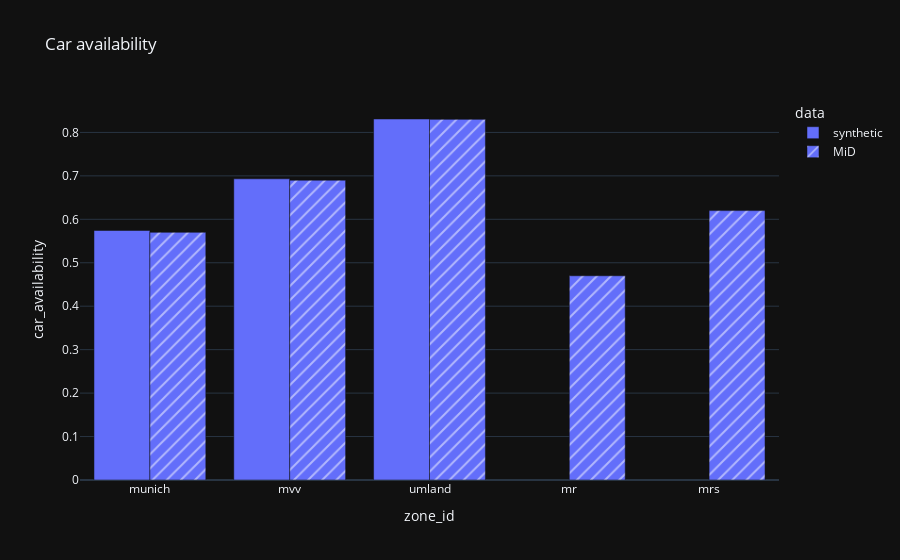

Notebook source saved alongside this figure:
### Markdown cell above
### Car availability (Figure 8)

### Code cell
df = home_zones(df_persons[["household_id", "car_availability"]], ["mvv", "munich", "umland"])
df["car_availability"] = df["car_availability"] == "all"
df = df.groupby("zone_id")["car_availability"].mean().reset_index().assign(data = "synthetic")

df = pd.concat([df, pd.DataFrame.from_records([
    { "zone_id": "mvv", "car_availability": 0.69, "data": "MiD" },
    { "zone_id": "munich", "car_availability": 0.57, "data": "MiD" },
    { "zone_id": "umland", "car_availability": 0.83, "data": "MiD" },
    { "zone_id": "mr", "car_availability": 0.47, "data": "MiD" },
    { "zone_id": "mrs", "car_availability": 0.62, "data": "MiD" },

])])

px.bar(
    df, x = "zone_id", y = "car_availability", pattern_shape = "data", barmode = "group",
    title = "Car availability"
)

### Figure 1 — Plotly figure (JSON) as saved in the notebook; plotly's stock layout.template omitted (floating-point values rounded to 4 significant figures)
{"data": [{"alignmentgroup": "True", "hovertemplate": "data=synthetic<br>zone_id=%{x}<br>car_availability=%{y}<extra></extra>", "legendgroup": "synthetic", "marker": {"color": "#636efa", "pattern": {"shape": ""}}, "name": "synthetic", "offsetgroup": "synthetic", "orientation": "v", "showlegend": true, "textposition": "auto", "type": "bar", "x": ["munich", "mvv", "umland"], "xaxis": "x", "y": [0.5743, 0.6932, 0.8309], "yaxis": "y"}, {"alignmentgroup": "True", "hovertemplate": "data=MiD<br>zone_id=%{x}<br>car_availability=%{y}<extra></extra>", "legendgroup": "MiD", "marker": {"color": "#636efa", "pattern": {"shape": "/"}}, "name": "MiD", "offsetgroup": "MiD", "orientation": "v", "showlegend": true, "textposition": "auto", "type": "bar", "x": ["mvv", "munich", "umland", "mr", "mrs"], "xaxis": "x", "y": [0.69, 0.57, 0.83, 0.47, 0.62], "yaxis": "y"}], "layout": {"barmode": "group", "legend": {"title": {"text": "data"}, "tracegroupgap": 0}, "title": {"text": "Car availability"}, "xaxis": {"anchor": "y", "domain": [0, 1], "title": {"text": "zone_id"}}, "yaxis": {"anchor": "x", "domain": [0, 1], "title": {"text": "car_availability"}}}}
